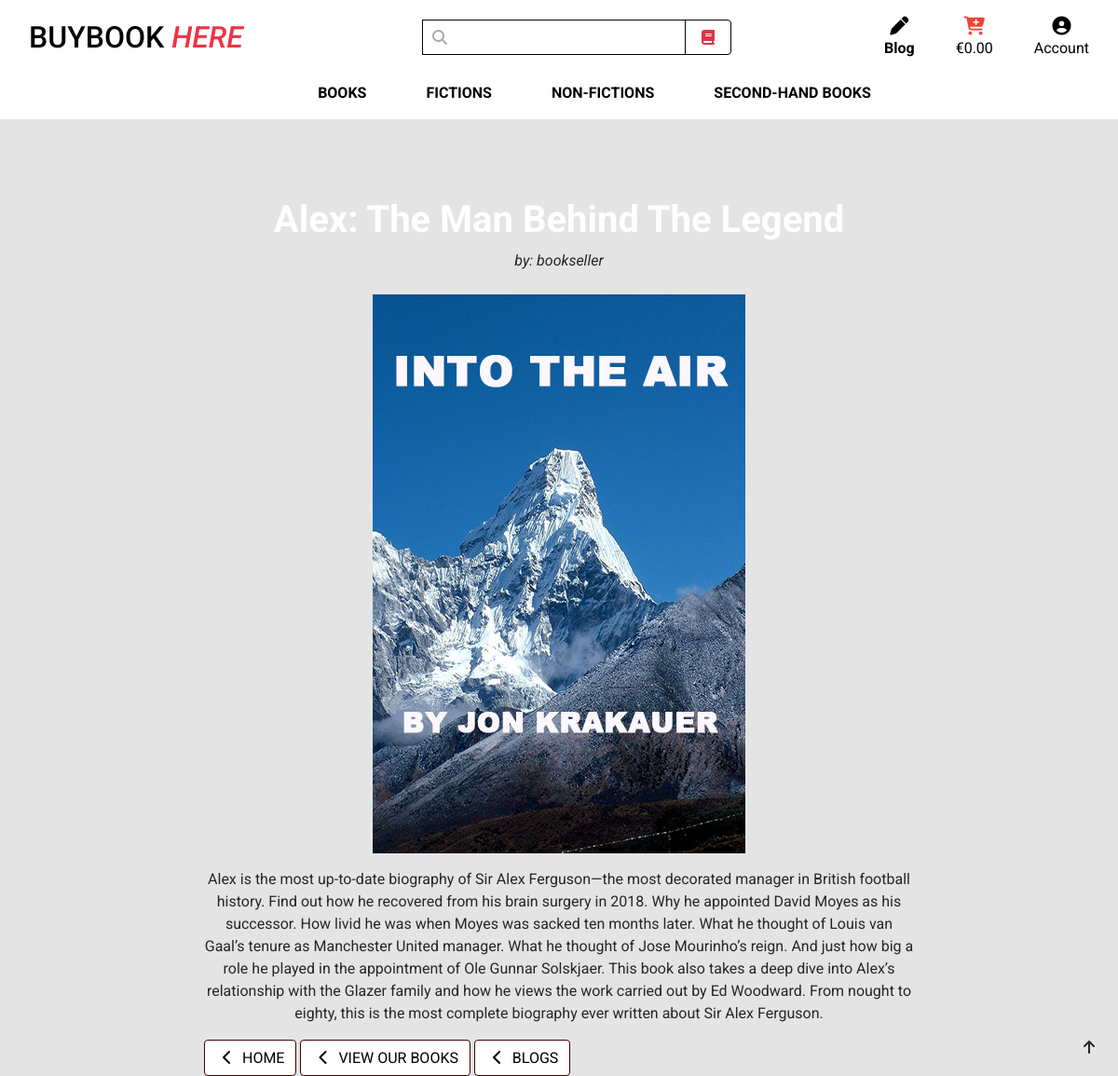
/blog/5/, run on the app's committed database.
### blog/models.py (models this page shows, shortened)
class Blog(models.Model):
    title = models.CharField(max_length=200, unique=True)
    body = models.TextField(blank=False, null=False,
                            default="body")
    image = models.ImageField(blank=True, null=True)
    image_url = models.URLField(max_length=1024, null=True, blank=True)
    author = models.ForeignKey(User, on_delete=models.CASCADE)
    published_date = models.DateTimeField(auto_now_add=True)

### blog/views.py (the view)
# urls.py: path('<int:blog_id>/', views.blog_detail, name='blog_detail'),
def blog_detail(request, blog_id):
    blog = get_object_or_404(Blog, pk=blog_id)
    context = {
        'blog': blog,
        }
    return render(request, 'blog/blog_detail.html', context)

### bag/contexts.py (called while the page is built, shortened)
def bag_contents(request):
    bag_items = []
    total = 0
    book_count = 0
    bag = request.session.get('bag', {})
    if total < settings.FREE_DELIVERY_THRESHOLD:
        delivery = total * Decimal(settings.STANDARD_DELIVERY_PERCENTAGE / 100)
        free_delivery_delta = settings.FREE_DELIVERY_THRESHOLD - total
    else:
        delivery = 0
        free_delivery_delta = 0
    grand_total = delivery + total
    context = {
        'bag_items': bag_items,
        'total': total,
        'book_count': book_count,
        'delivery': delivery,
        'free_delivery_delta': free_delivery_delta,
        'free_delivery_threshold': settings.FREE_DELIVERY_THRESHOLD,
        'grand_total': grand_total,
    }
    return context

### blog/templates/blog/blog_detail.html (shortened to what this page needs)
{% extends "base.html" %}
{% load static %}
{% block page_header %}
    <div class="container header-container">
    </div>
{% endblock %}
{% block content %}
    <div class="container">
    <div class="row">
        <div class="col-12 col-md-6 col-lg-4 offset-lg-2">
        </div>
        <div class="container-blog">
            <div class="row bag-header">
                <div class="col-10 offset-1 text-center">
                    <h1 class="text-white font-weight-bold text-capitalize">{{ blog.title }}</h1>
                    <p class="text-center mb-0">
                        {% if blog.author %}
                        <em>by: {{ blog.author }}</em>
                        {% endif %}
                    </p>
                </div>
            </div>
            <div class="d-flex justify-content-center">
                <div class="mt-4">
                    <div class="blog-image-detail h-50">
                        {% if blog.image %}
                        <img class="img-fluid" src="{{ blog.image.url }}" alt="{{ blog.title }}">
                        {% endif %}
                    </div>
                </div>
            </div>
            <div class="row mt-3">
                <div class="blog-content-container container">
                    <p class="text-center">{{ blog.body }}</p>
                    <div class="row blog-page-btns">
                        <div class="col">
                            <a href="{% url 'home' %}" class="btn btn-outline-black">
                                <span class="icon">
                                    <i class="fas fa-chevron-left"></i>
                                </span>
                                <span class="text-uppercase">Home</span>
                            </a>
                            <a href="{% url 'books' %}" class="btn btn-outline-black">
                                <span class="icon">
                                    <i class="fas fa-chevron-left"></i>
                                </span>
                                <span class="text-uppercase">View Our books</span>
                            </a>
                            <a href="{% url 'blog' %}" class="btn btn-outline-black">
                                <span class="icon">
                                    <i class="fas fa-chevron-left"></i>
                                </span>
                                <span class="text-uppercase">Blogs</span>
                            </a>
                        </div>
                    </div>
                </div>
            </div>
        </div>
    </div>
</div>
<div class="btt-button">
    <a class="btt-link d-flex h-100">
       <i class="fas fa-arrow-up white-arrow mx-auto my-auto"></i>
    </a>
 </div>
 {% endblock %}

### static/css/base.css (style rules this page uses)
html { height: 100%; }
body { background: url('/media/homepage_background_bookstore.png') no-repeat center center fixed; background-size: cover; height: calc(100vh - 164px); color: rgb(41, 37, 37); font-family: 'Roboto', sans-serif; }
.icon { align-items: center; display: inline-flex; justify-content: center; height: 1.5rem; width: 1.5rem; }
.btn-outline-black { background: white; color: black !important; border: 1px solid rgb(59, 1, 1); }
.btt-button { height: 42px; width: 42px; position: fixed; bottom: 10px; right: 10px; }
.btt-link, .update-link, .remove-item { cursor: pointer; }
@media (min-width: 1200px) { .container { max-width: 80%; } }
@media (min-width: 992px) { .header-container { padding-top: 164px; } }

### data on the page
Blog: title "Alex: The Man Behind The Legend", author "bookseller", image (picture), body "Alex is the most up-to-date biography of Sir Alex Ferguson—the most decorated manager in British football history. Find out how he recovered from his brain surgery in 2018. Why he appointed David Moyes as his successor. How livid he was when Moyes was sacked ten months later. What he thought of Louis van Gaal’s tenure as Manchester United manager. What he thought of Jose Mourinho’s reign. And just how big a role he played in the appointment of Ole Gunnar Solskjaer. This book also takes a deep dive into Alex’s relationship with the Glazer family and how he views the work carried out by Ed Woodward. From nought to eighty, this is the most complete biography ever written about Sir Alex…"
